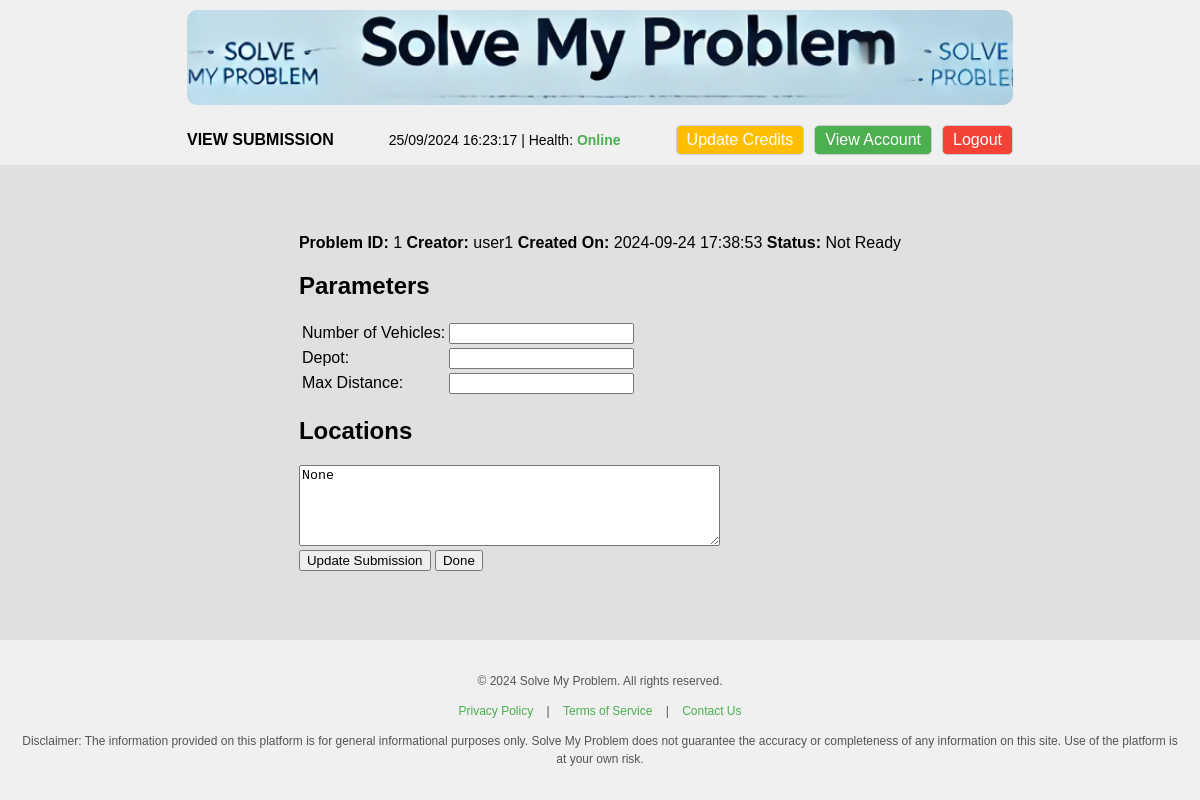
Page /view_submission/1 (signed in) on the committed database.
### tables this page shows
CREATE TABLE vrp_problems (
    id INTEGER PRIMARY KEY AUTOINCREMENT,
    user_id INTEGER, -- Reference to the user who submitted the problem
    num_vehicles INTEGER, -- Number of vehicles in the problem (nullable)
    depot INTEGER, -- Depot index (nullable)
    max_distance INTEGER, -- Max distance a vehicle can travel (nullable)
    locations TEXT, -- Store locations as JSON (nullable)
    objective_value INTEGER, -- Objective value after running the solver (total distance/cost)
    routes TEXT, -- Store routes as JSON (array of routes for each vehicle)
    result TEXT, -- To store result of the problem execution
    success INTEGER DEFAULT NULL, -- 1 if problem ran successfully, 0 if failed, NULL if not run yet
    status TEXT DEFAULT 'Not Ready', -- Status: Not Ready, Ready to Run, Executed
    created_at DATETIME DEFAULT CURRENT_TIMESTAMP, -- When the problem was created
    updated_at DATETIME DEFAULT CURRENT_TIMESTAMP, -- When the problem was last updated
    FOREIGN KEY(user_id) REFERENCES users(id)
);

CREATE TABLE users (
    id INTEGER PRIMARY KEY AUTOINCREMENT,
    username TEXT NOT NULL,
    password TEXT NOT NULL,
    is_admin BOOLEAN NOT NULL CHECK (is_admin IN (0, 1)) DEFAULT 0,
    credits INTEGER NOT NULL DEFAULT 0
);

### website.py (the view, shortened to what this page needs)
@app.route('/view_submission/<int:submission_id>', methods=['GET', 'POST'])
@login_required
def view_submission(submission_id):
    submission = fetch_submission_by_id(submission_id)  # Fetch submission from the database
    username = fetch_username_by_id(submission['user_id'])
    return render_template('view_submission.html', submission=submission, username=username)

### database.py (called while the page is built)
def get_db_connection():
    conn = sqlite3.connect('/app/db/saastest.db')
    conn.row_factory = sqlite3.Row
    return conn

def fetch_user_by_id(user_id):
    conn = get_db_connection()
    user = conn.execute('SELECT * FROM users WHERE id = ?', (user_id,)).fetchone()
    conn.close()
    return user

def fetch_username_by_id(user_id):
    conn = get_db_connection()
    user = conn.execute('SELECT username FROM users WHERE id = ?', (user_id,)).fetchone()
    conn.close()
    return user['username']

def fetch_submission_by_id(submission_id):
    conn = get_db_connection()
    submission = conn.execute('SELECT * FROM vrp_problems WHERE id = ?', (submission_id,)).fetchone()
    conn.close()
    return submission

### website.py (called while the page is built)
@login_manager.user_loader
def load_user(user_id):
    user = fetch_user_by_id(user_id)  # Fetch from the database
    if user:
        return User(id=user['id'], username=user['username'], password=user['password'], is_admin=user['is_admin'], credits=user['credits'])
    return None

### templates/view_submission.html (shortened to what this page needs)
{% extends "base.html" %}
{% block page_label %}VIEW SUBMISSION{% endblock %}
{% block content %}
<div class="submission-details">
    <div class="scenario-info">
        <span><strong>Problem ID:</strong> {{ submission.id }}</span>
        <span><strong>Creator:</strong> {{ username }}</span>
        <span><strong>Created On:</strong> {{ submission.created_at }}</span>
        <span><strong>Status:</strong> {{ submission.status }}</span>
    </div>
    <div class="parameter-section">
        <h2>Parameters</h2>
        <form id="parameter-form" method="POST" action="{{ url_for('update_submission', submission_id=submission.id) }}" enctype="application/json">
            <table class="parameter-table">
                <tr>
                    <td><label for="num_vehicles">Number of Vehicles:</label></td>
                    <td><input type="number" id="num_vehicles" name="num_vehicles" value="{{ submission.num_vehicles }}"></td>
                </tr>
                <tr>
                    <td><label for="depot">Depot:</label></td>
                    <td><input type="number" id="depot" name="depot" value="{{ submission.depot }}"></td>
                </tr>
                <tr>
                    <td><label for="max_distance">Max Distance:</label></td>
                    <td><input type="number" id="max_distance" name="max_distance" value="{{ submission.max_distance }}"></td>
                </tr>
            </table>
            <div class="location-section">
                <h2>Locations</h2>
                <textarea id="locations" name="locations" rows="5" cols="50">{{ submission.locations }}</textarea>
            </div>
            <div class="submit-section">
                <button type="submit">Update Submission</button>
                <button type="button" onclick="window.location.href='{{ url_for('dashboard') }}'">Done</button>
            </div>
        </form>
    </div>
</div>
{% endblock %}

### templates/base.html (style rules this page uses)
body { font-family: Arial, sans-serif; margin: 0; padding: 0; display: flex; flex-direction: column; height: 100vh; }

### rows in the picture
vrp_problems: id "1", created_at "2024-09-24 17:38:53", status "Not Ready"
users: username "user1"
